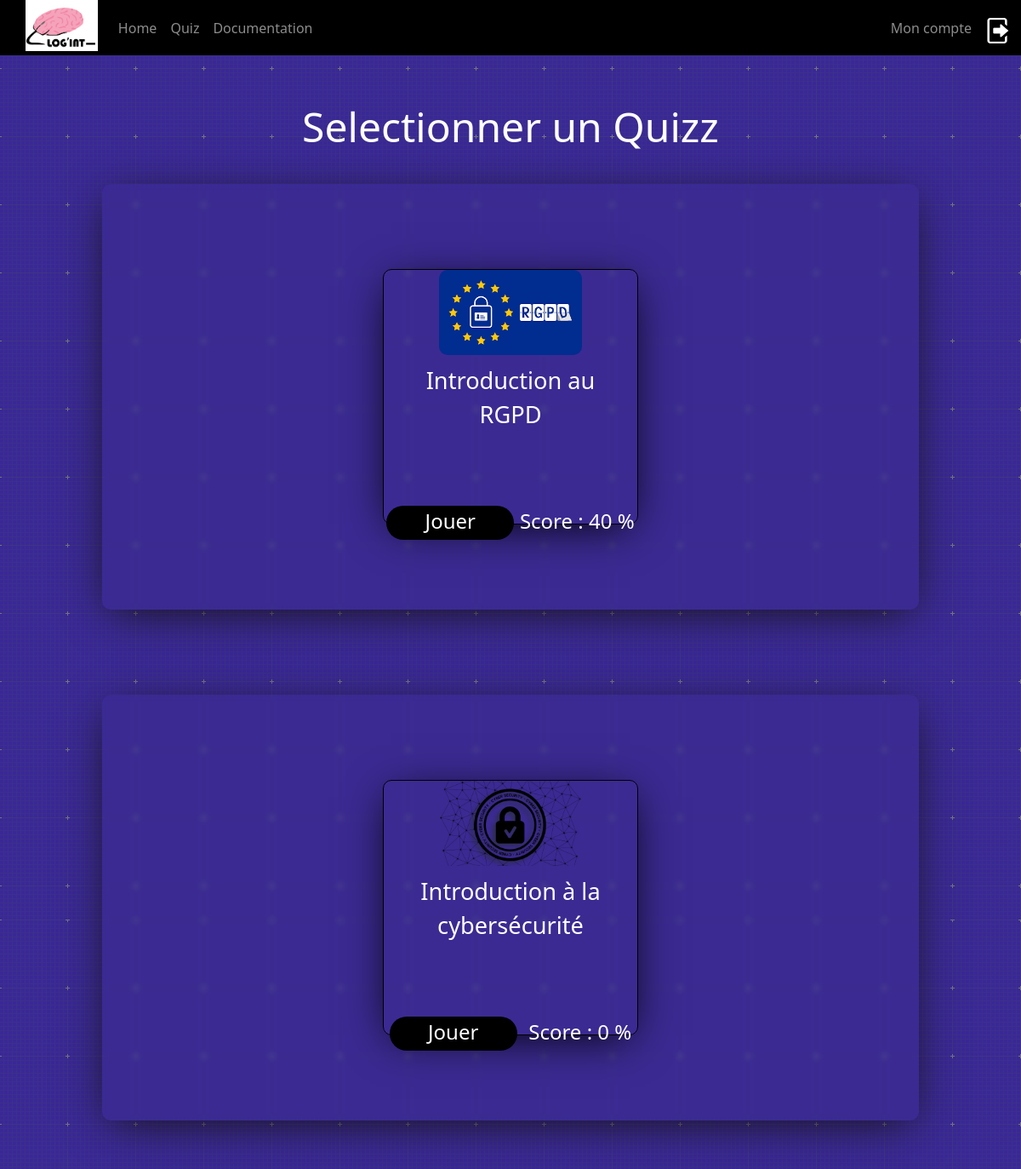
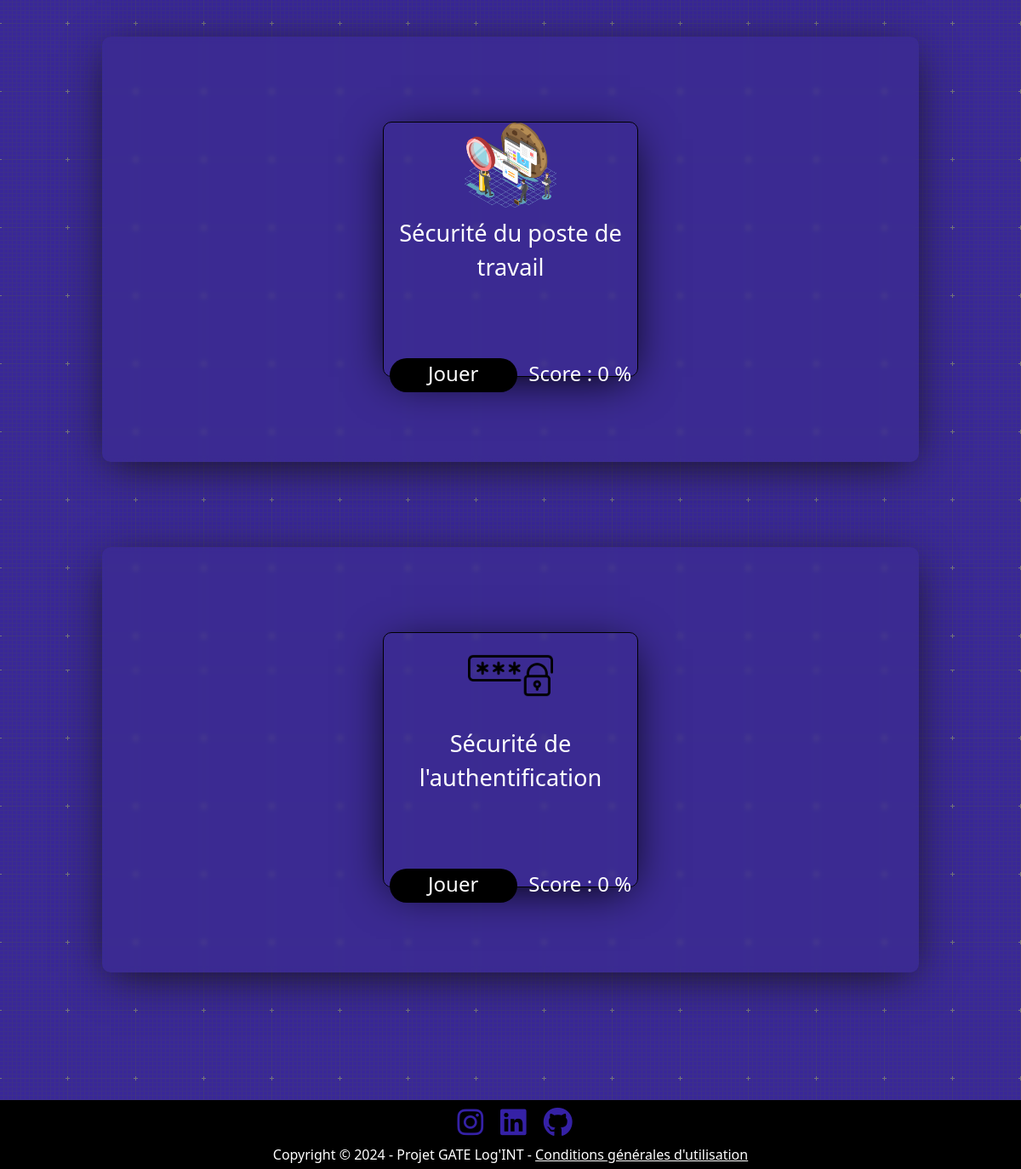
Screenshot of /quizz/ (signed in) with the database file from the repository (2 pictures, top to bottom).
### questionnaire/models.py (models this page shows)
class Joueur(models.Model):
    username = models.CharField(max_length=255)
    qcmpdd1 = models.FloatField(default=0)
    qcmpdd2 = models.FloatField(default=0)
    qcmpdd3 = models.FloatField(default=0)
    qcmmea1 = models.FloatField(default=0)
    qcmmea2 = models.FloatField(default=0)
    qcmmea3 = models.FloatField(default=0)
    qcmpcm1 = models.FloatField(default=0)
    qcmpcm2 = models.FloatField(default=0)
    qcmpcm3 = models.FloatField(default=0)
    qcmhn1 = models.FloatField(default=0)
    qcmhn2 = models.FloatField(default=0)
    qcmhn3 = models.FloatField(default=0)
    qcmpdd1pourcentage = models.IntegerField(default=0)
    qcmpdd2pourcentage = models.IntegerField(default=0)
    qcmpdd3pourcentage = models.IntegerField(default=0)
    qcmpddTpourcentage = models.IntegerField(default=0)
    qcmpcm1pourcentage = models.IntegerField(default=0)
    qcmpcm2pourcentage = models.IntegerField(default=0)
    qcmpcm3pourcentage = models.IntegerField(default=0)
    qcmpcmTpourcentage = models.IntegerField(default=0)
    qcmhn1pourcentage = models.IntegerField(default=0)
    qcmhn2pourcentage = models.IntegerField(default=0)
    qcmhn3pourcentage = models.IntegerField(default=0)
    qcmhnTpourcentage = models.IntegerField(default=0)
    qcmmea1pourcentage = models.IntegerField(default=0)
    qcmmea2pourcentage = models.IntegerField(default=0)
    qcmmea3pourcentage = models.IntegerField(default=0)
    qcmmeaTpourcentage = models.IntegerField(default=0)
    validepdd1 = models.BooleanField(default=False)
    validepdd2 = models.BooleanField(default=False)
    validepdd3 = models.BooleanField(default=False)
    validepddT = models.BooleanField(default=False)
    validepcm1 = models.BooleanField(default=False)
    validepcm2 = models.BooleanField(default=False)
    validepcm3 = models.BooleanField(default=False)
    validepcmT = models.BooleanField(default=False)
    validehn1 = models.BooleanField(default=False)
    validehn2 = models.BooleanField(default=False)
    validehn3 = models.BooleanField(default=False)
    validehnT = models.BooleanField(default=False)
    validemea1 = models.BooleanField(default=False)
    validemea2 = models.BooleanField(default=False)
    validemea3 = models.BooleanField(default=False)
    validemeaT = models.BooleanField(default=False)

### GATE_website/views.py (the view)
# urls.py: path('quizz/', quizz, name='quizz'),
@login_required
def quizz(request):
    context = {
        'joueur': Joueur.objects.get(username=request.user.username)
    }
    return render(request, "GATE_website/quizz.html", context)

### GATE_website/templates/GATE_website/quizz.html (shortened to what this page needs)
{% load static %}
<!DOCTYPE html>
<html lang="en">
<head>
    <link rel="stylesheet" href="{% static 'css/quizz.css' %}">
    <link href="https://cdn.jsdelivr.net/npm/bootstrap@5.3.0-alpha1/dist/css/bootstrap.min.css" rel="stylesheet">
</head>
<body>
    {% include 'GATE_website/quizznavbar.html' %}
    <section id="main">
        <div class="texte">
            <h1>Selectionner un Quizz</h1>
        </div>
    <div class="all">
        <div class="cadre1">
            <div class="texte1">
            </div>
            <div class="all1">
            <div class="cadrein1">
                <div class="imagein1">
                    <img src="{% static 'img/RGPD.png' %}" alt="">
                </div>
                <div class="niveau11">
                    <p>Introduction au RGPD</p>
                </div>
                <div class="bas11">
                    <div class="bouton11">
                        <a href="{% url 'questionnaire:pddquizz1' %}" style="text-decoration: none; color: white">
                        <p>Jouer</p>
                        </a>
                    </div>
                    <div class="score11">
                        <p>Score : {{joueur.qcmpdd1pourcentage}} %</p>
                    </div>
                </div>
            </div>
        </div>
        </div>
<div class="cadre1">
            <div class="texte1">
            </div>
            <div class="all1">
            <div class="cadrein2">
                <div class="imagein2">
                    <img src="{% static 'img/Cybersecurity.png' %}" alt="">
                </div>
                <div class="niveau21">
                    <p>Introduction à la cybersécurité</p>
                </div>
                <div class="bas11">
                    <div class="bouton21">
                        <a href="{% url 'questionnaire:mdp1' %}" style="text-decoration: none; color: white">
                        <p>Jouer</p>
                        </a>
                    </div>
                    <div class="score21">
                        <p>Score : {{joueur.qcmmea1pourcentage}} %</p>
                    </div>
                </div>
            </div>
        </div>
        </div>
<div class="cadre1">
            <div class="texte1">
            </div>
            <div class="all1">
            <div class="cadrein3">
                <div class="imagein3">
                    <img src="{% static 'img/cookies-comportement.png' %}" alt="">
                </div>
                <div class="niveau31">
                    <p>Sécurité du poste de travail</p>
                </div>
                <div class="bas11">
                    <div class="bouton31">
                        <a href="{% url 'questionnaire:hn1' %}" style="text-decoration: none; color: white">
                        <p>Jouer</p>
                        </a>
                    </div>
                    <div class="score31">
                        <p>Score : {{joueur.qcmhn1pourcentage}} %</p>
                    </div>
                </div>
            </div>
            </div>
        </div>
        </div>
        <div class="cadre-mdp">
            <div class="texte1">
            </div>
            <div class="all1">
            <div class="cadrein4">
                <div class="imagein4">
                    <img src="{% static 'img/103089.png' %}" alt="">
                </div>
                <div class="niveau41">
                    <p>Sécurité de l'authentification</p>
                </div>
                <div class="bas11">
                    <div class="bouton41">
                        <a href="{% url 'questionnaire:pcm1' %}" style="text-decoration: none; color: white">
                        <p>Jouer</p>
                        </a>
                    </div>
                    <div class="score41">
                        <p>Score : {{joueur.qcmpcm1pourcentage}} %</p>
                    </div>
                </div>
            </div>
        </div>
        </div>
    </section>
     <footer>
        <div class="parentIcon">
            <a href="https://www.instagram.com/log_int_2023/" target="_blank" rel="noopener noreferrer"><i class="fa-brands fa-instagram"></i></a>
            <a href="https://www.linkedin.com/company/log-int2023/" target="_blank" rel="noopener noreferrer"><i class="fa-brands fa-linkedin"></i></a>
            <a href="https://github.com/KelvinMartinez13/GATE_LOG-INT" target="_blank" rel="noopener noreferrer"><i class="fa-brands fa-github"></i></a>
        </div>
        <div class="copy">
            <p>Copyright © 2024 - Projet GATE Log'INT - <a href="../cgu/" target="_blank" rel="noopener noreferrer">Conditions générales d'utilisation</a>
            </p>
        </div>
    </footer>
</body>
</html>

### GATE_website/static/css/quizz.css (style rules this page uses)
* { margin: 0; padding: 0; outline: 0; border: 0; border-spacing: 0; box-sizing: border-box; }
#main { height: auto; background-color: #d7d7d7; background-image: url("../img/documentation_background.png"); padding-bottom: 200px; display: grid; }
.texte { transform: translateY(120px); }
.texte h1 { color: white; font-size: 3rem; text-align: center; }
.all1 { display: flex; flex-direction: row; }
.cadre1 { color: white; border-radius: 10px; height: 500px; width: 80%; margin: 0 auto; transform: translateY(150px); box-shadow: 0px 10px 50px -10px #151111; backdrop-filter: blur(3px); -webkit-backdrop-filter: blur(6px); margin-bottom: 100px; }
.texte1 { height: 50px; width: 100%; padding: 10px; }
.cadrein1 { min-width: 300px; border: 1px solid black; border-radius: 10px; width: 30%; height: 300px; margin: 0 auto; transform: translateY(50px); box-shadow: 0px 10px 50px -10px black; }
.imagein1 { display: flex; height: 100px; width: 100%; overflow: hidden; }
.imagein1 img { margin: 0 auto; border-radius: 10px; max-height: 100%; }
.bas11 { transform: translateY(60px); display: flex; flex-direction: row; }
.niveau11 p { font-size: 1.7rem; padding: 10px; text-align: center; }
.bouton11 { border-radius: 30px; width: 150px; height: 40px; background-color: black; text-align: center; margin: 0 auto; color: white; font-size: 1.5rem; }
.score11 { margin: 0 auto; font-size: 1.5rem; }
.cadrein2 { min-width: 300px; border: 1px solid black; border-radius: 10px; width: 30%; height: 300px; margin: 0 auto; transform: translateY(50px); box-shadow: 0px 10px 50px -10px black; }
.imagein2 { display: flex; height: 100px; width: 100%; overflow: hidden; }
.imagein2 img { margin: 0 auto; border-radius: 10px; max-height: 100%; }
.niveau21 p { font-size: 1.7rem; padding: 10px; text-align: center; }
.bouton21 { border-radius: 30px; width: 150px; height: 40px; background-color: black; text-align: center; margin: 0 auto; color: white; font-size: 1.5rem; }
.score21 { margin: 0 auto; font-size: 1.5rem; }
.cadrein3 { min-width: 300px; border: 1px solid black; border-radius: 10px; width: 30%; height: 300px; margin: 0 auto; transform: translateY(50px); box-shadow: 0px 10px 50px -10px black; }
.imagein3 { display: flex; height: 100px; width: 100%; overflow: hidden; }
.imagein3 img { margin: 0 auto; border-radius: 10px; max-height: 100%; }
.niveau31 p { font-size: 1.7rem; padding: 10px; text-align: center; }
.bouton31 { border-radius: 30px; width: 150px; height: 40px; background-color: black; text-align: center; margin: 0 auto; color: white; font-size: 1.5rem; }
.score31 { margin: 0 auto; font-size: 1.5rem; }
.cadrein4 { min-width: 300px; border: 1px solid black; border-radius: 10px; width: 30%; height: 300px; margin: 0 auto; transform: translateY(50px); box-shadow: 0px 10px 50px -10px black; }
.imagein4 { display: flex; height: 100px; width: 100%; overflow: hidden; }
.imagein4 img { margin: 0 auto; border-radius: 10px; max-height: 100%; }
.niveau41 p { font-size: 1.7rem; padding: 10px; text-align: center; }
.bouton41 { border-radius: 30px; width: 150px; height: 40px; background-color: black; text-align: center; margin: 0 auto; color: white; font-size: 1.5rem; }
.score41 { margin: 0 auto; font-size: 1.5rem; }
.cadre-mdp { color: white; border-radius: 10px; height: 500px; width: 80%; margin: 0 auto; transform: translateY(150px); box-shadow: 0px 10px 50px -10px #151111; backdrop-filter: blur(3px); -webkit-backdrop-filter: blur(6px); margin-bottom: 100px; }
.parentIcon { display: flex; height: auto; align-items: center; justify-content: center; flex-direction: row; text-align: center; width: 100%; background-color: black; }
.parentIcon a { text-align: center; transform: translateX(5px); padding: 0 10px 0px 10px; color: #3521a6; font-size: 35px; transition: all .4s; }
.copy { display: flex; height: auto; background-color: black; color: white; align-items: center; justify-content: center; flex-direction: column; text-align: center; }
.copy p { margin-bottom: 0; padding-bottom: 5px; }
.copy a { color: white; }

### rows the page displays
Joueur: qcmpdd1pourcentage "40", qcmmea1pourcentage "0", qcmhn1pourcentage "0", qcmpcm1pourcentage "0"
